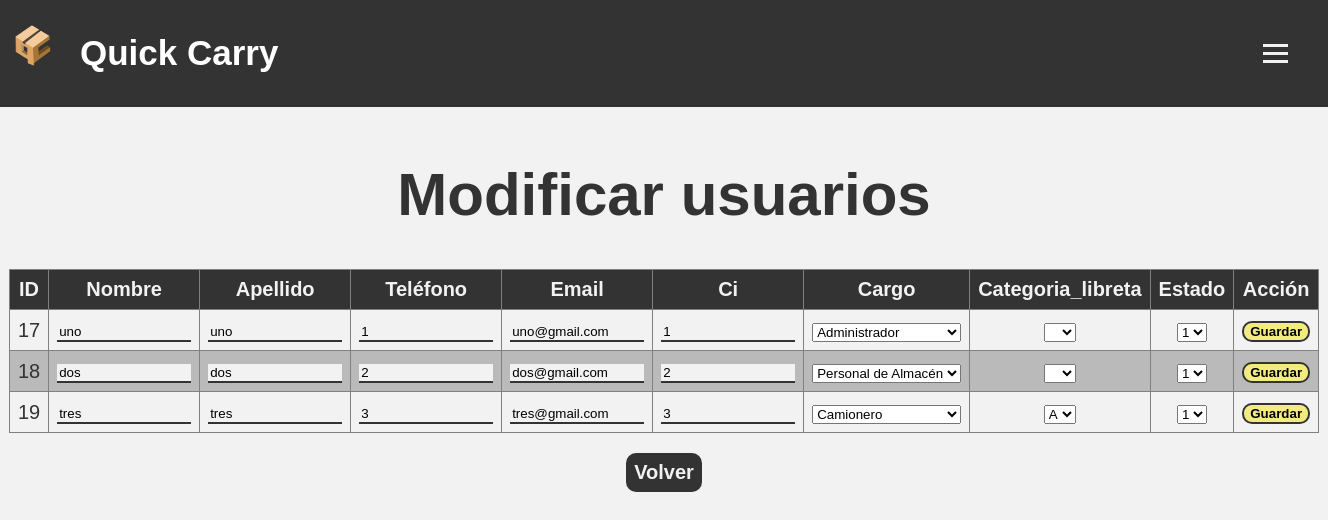
Screenshot of /crud/modificarUsuario.php with the database file from the repository.
### tables this page shows
CREATE TABLE `personas` (
  `id` int(11) NOT NULL,
  `nombre` varchar(20) NOT NULL,
  `apellido` varchar(20) NOT NULL,
  `telefono` int(30) NOT NULL,
  `email` varchar(60) NOT NULL,
  `ci` int(40) NOT NULL,
  `cargo` varchar(20) NOT NULL,
  `categoria_libreta` varchar(2) NOT NULL,
  `contrasena` varchar(40) NOT NULL,
  `estado` varchar(1) NOT NULL
);

### crud/modificarUsuario.php (the view, shortened to what this page needs)
<!DOCTYPE html>
<html lang="en">
<head>
    <link rel="stylesheet" href="style.css">
</head>
<header>
    <div class="logo">
        <a href="index.php"><img src="qc.png" alt="qc"></a>
        <h1>Quick Carry</h1>
    </div>
    <label for="menu-toggle" class="menu-btn">
        <span></span>
        <span></span>
        <span></span>
    </label>
</header>
<body>
    <h1>Modificar usuarios</h1>
    <?php
    $conexion = new mysqli("localhost", "root", "", "usuarios");
    $consulta = "SELECT id, nombre, apellido, telefono, email, ci, cargo, categoria_libreta FROM personas";
    $resultados = $conexion->query($consulta);
    ?>
    <form action="" method="post">
        <div class="tablaDiv">
            <table border="1">
                <thead>
                    <tr>
                        <th>ID</th>
                        <th>Nombre</th>
                        <th>Apellido</th>
                        <th>Teléfono</th>
                        <th>Email</th>
                        <th>Ci</th>
                        <th>Cargo</th>
                        <th>Categoria_libreta</th>
                        <th>Estado</th>
                        <th>Acción</th>
                    </tr>
                </thead>
                <tbody>
                    <?php
                    while ($fila = $resultados->fetch_assoc()) {
                        $id = $fila["id"];
                        $nombre = $fila["nombre"];
                        $apellido = $fila["apellido"];
                        $telefono = $fila["telefono"];
                        $email = $fila["email"];
                        $ci = $fila["ci"];
                        $cargo = $fila["cargo"] ?? '';
                        $categoria_libreta = $fila["categoria_libreta"] ?? '';
                        $estado = $fila["estado"] ?? '';
                        echo "<tr>";
                        echo "<td>$id</td>";
                        echo "<td><input type='text' name='nombre$id' value='$nombre'></td>";
                        echo "<td><input type='text' name='apellido$id' value='$apellido'></td>";
                        echo "<td><input type='text' name='telefono$id' value='$telefono'></td>";
                        echo "<td><input type='text' name='email$id' value='$email'></td>";
                        echo "<td><input type='text' name='ci$id' value='$ci'></td>";
                        echo "<td>
                            <select name='cargo$id' id='cargo$id' required>
                                <option value='personal_almacen'" . ($cargo == 'personal_almacen' ? ' selected' : '') . ">Personal de Almacén</option>
                                <option value='camionero'" . ($cargo == 'camionero' ? ' selected' : '') . ">Camionero</option>
                                <option value='admin'" . ($cargo == 'admin' ? ' selected' : '') . ">Administrador</option>
                            </select>
                        </td>";
                        echo "<td>
                            <select name='categoria_libreta$id' id='categoria_libreta$id' required>
                                <option value=' '" . ($categoria_libreta == ' ' ? ' selected' : '') . "> </option>
                                <option value='A'" . ($categoria_libreta == 'A' ? ' selected' : '') . ">A</option>
                                <option value='B'" . ($categoria_libreta == 'B' ? ' selected' : '') . ">B</option>
                                <option value='C'" . ($categoria_libreta == 'C' ? ' selected' : '') . ">C</option>
                                <option value='D'" . ($categoria_libreta == 'D' ? ' selected' : '') . ">D</option>
                                <option value='E'" . ($categoria_libreta == 'E' ? ' selected' : '') . ">E</option>
                            </select>
                        </td>";
                        echo "<td>
                        <select name='estado$id' id='estado$id' required>
                            <option value='1'" . ($estado == '1' ? ' selected' : '') . ">1</option>
                            <option value='0'" . ($estado == '0' ? ' selected' : '') . ">0</option>
                        </select>
                        </td>";
                        echo "<td><button type='submit' name='usuario' value='$id'>Guardar</button></td>";
                        echo "</tr>";
                    }
                    ?>
                </tbody>
            </table>
        </div>
    </form>
    <div class="volver">
        <input type="button" value="Volver" onclick="window.location.href='controlUsuarios.php'">
    </div>
</body>
</html>

### crud/style.css (style rules this page uses)
body { text-align: center; background-color: #F2F2F2; padding-top: 80px; font-family: sans-serif; margin-top: 40px; font-size:30px; color: #333; }
.volver input { background-color: #333; color: #F2F2F2; padding: 8px; margin-top: 20px; border: none; border-radius: 10px; font-size: 20px; }
.tablaDiv { text-align: center; align-items: center; margin: 0 auto; display: flex; }
.tablaDiv table { text-align: center; margin: 0 auto; font-size: 20px; }
table { width: 80%; border-collapse: collapse; }
th, td { padding: 8px; }
th { background-color: #333; color: #F2F2F2; }
tr:nth-child(odd) { background-color: #F2F2F2; }
tr:nth-child(even) { background-color: #bababa; }
tbody input, select[name="cargo"],[name="categoria_libreta"] { width: 130px; text-align: left; background-color: #f2f2f2; border: none; border-bottom: 2px solid #333; }
tbody button { background-color: #F2EB80; border: 2px solid #333; border-radius: 10px; font-weight: bold; transition: 0.1s; }
header { background-color: #333; color: #fff; padding: 10px; width: 100%; position: fixed; top: 0; left: 0; display: flex; justify-content: space-between; align-items: center; }
.logo h1 { margin-left: 10px; font-size: 35px; }
.logo { display: flex; align-items: center; }
.logo img { width: 50px; height: 60px; margin-right: 10px; }
.menu-btn { display: inline-block; cursor: pointer; padding: 10px; margin-right: 40px; border-radius: 10px; transition: 0.3s; }
.menu-btn span { display: block; width: 25px; height: 3px; background-color: #F2F2F2; margin-bottom: 5px; margin-top: 5px; }
.formulario input[type="submit"],[type="button"] { text-align: left; font-size: 20px; background-color: #333; font-weight: bold; color: #F2F2F2; }

### rows the page displays
personas: id "17", nombre "uno", apellido "uno", telefono "1", email "uno@gmail.com", ci "1", cargo+id "Administrador", id "1"
personas: id "18", nombre "dos", apellido "dos", telefono "2", email "dos@gmail.com", ci "2", cargo+id "Personal de Almacén", id "1"
personas: id "19", nombre "tres", apellido "tres", telefono "3", email "tres@gmail.com", ci "3", cargo+id "Camionero", categoria_libreta+id "A", id "1"
